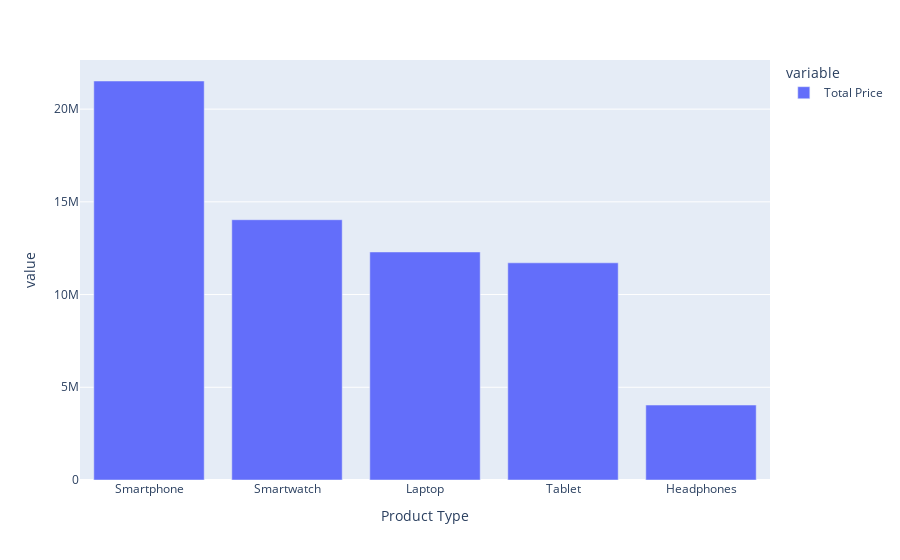

The notebook cell saved with this chart:
### Code cell
by_product_type = data.groupby('Product Type')['Total Price'].sum().sort_values(ascending = False)
px.bar(by_product_type)

### Figure 1 — Plotly figure (JSON) as saved in the notebook; plotly's stock layout.template omitted (floating-point values rounded to 4 significant figures)
{"data": [{"alignmentgroup": "True", "hovertemplate": "variable=Total Price<br>Product Type=%{x}<br>value=%{y}<extra></extra>", "legendgroup": "Total Price", "marker": {"color": "#636efa", "pattern": {"shape": ""}}, "name": "Total Price", "offsetgroup": "Total Price", "orientation": "v", "showlegend": true, "textposition": "auto", "type": "bar", "x": ["Smartphone", "Smartwatch", "Laptop", "Tablet", "Headphones"], "xaxis": "x", "y": [21520000.0, 14040000.0, 12300000.0, 11710000.0, 4041000.0], "yaxis": "y"}], "layout": {"barmode": "relative", "legend": {"title": {"text": "variable"}, "tracegroupgap": 0}, "margin": {"t": 60}, "xaxis": {"anchor": "y", "domain": [0, 1], "title": {"text": "Product Type"}}, "yaxis": {"anchor": "x", "domain": [0, 1], "title": {"text": "value"}}}}
